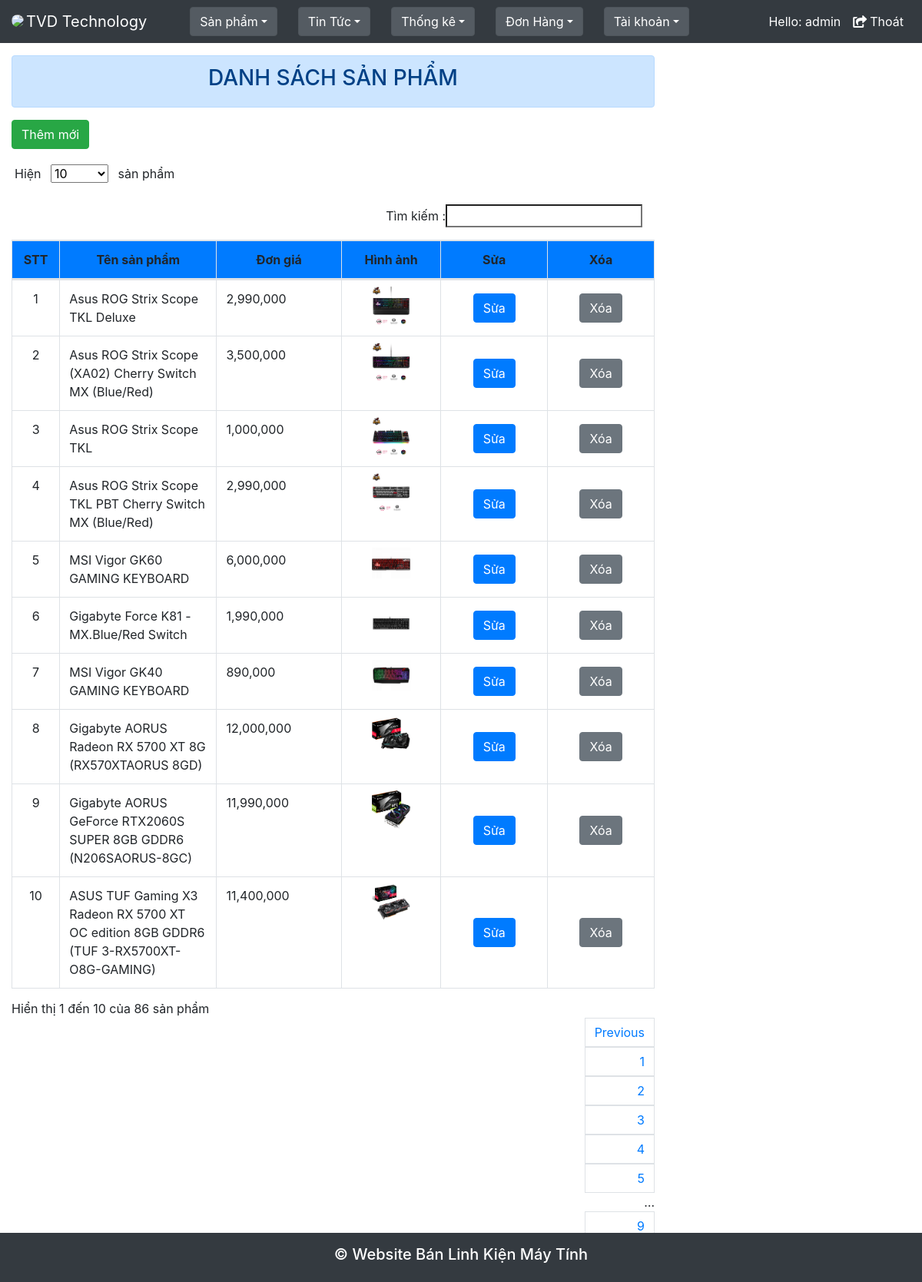
Screenshot of /Admin/index.php?nc=nhapsp (signed in) with the database file from the repository.
### tables this page shows
CREATE TABLE `tbl_dmsp` (
  `ID` int(11) NOT NULL,
  `MaSP` varchar(50) NOT NULL,
  `TenSP` varchar(100) NOT NULL,
  `DienGiai` longtext NOT NULL,
  `DonGia` decimal(10,0) NOT NULL,
  `SoLuong` int(11) NOT NULL,
  `HinhAnh` varchar(100) NOT NULL,
  `IDLoai` int(11) NOT NULL,
  `IDHang` int(11) NOT NULL,
  `TrangThai` int(11) NOT NULL,
  `SoLuongBan` int(11) DEFAULT NULL,
  `chitiet` longtext NOT NULL
);

### Admin/chuc_nang/quanli_sp/dssp.php (the view, shortened to what this page needs)
<div class="alert alert-primary mt-3 text-center" role="alert">
  <h3>DANH SÁCH SẢN PHẨM</h3>
</div>
<div>
    <a href="index.php?nc=themsp">
        <button class="btn btn-success mr-4 mb-2">Thêm mới</button>
    </a>
</div>
<div class="table-responsive">
    <table id="example" class="table table-bordered table-hover" cellspacing="0">
        <thead>
            <tr class="bg-primary text-center">
                <th style="width: 50px;">STT</th>
                <th style="width: 250px;">Tên sản phẩm</th>
                <th style="width: 250px;">Đơn giá</th>
                <th style="width: 250px;">Hình ảnh</th>
                <th style="width: 250px;">Sửa</th>
                <th style="width: 250px;">Xóa</th>
            </tr>
        </thead>
        <tbody>
        <?php
        $con = mysqli_connect('localhost', 'root', '', 'linhkienmaytinh');
        mysqli_set_charset($con, 'utf8');
        $sql_table_hsx = "SELECT * FROM tbl_dmsp order by MaSP DESC";
        $kq = mysqli_query($con, $sql_table_hsx);
        $i = 1;
        while ($row = mysqli_fetch_assoc($kq)) {
            ?>
            <tr>
                <td class="text-center"><?php echo $i; ?></td>
                <td><?php echo $row['TenSP']; ?></td>
                <td><?php echo number_format($row['DonGia']); ?></td>
                <td class='p-2 text-center'><img src="../<?php echo $row['HinhAnh']; ?>" style="width:50px;"></td>
                <td style="vertical-align: middle; text-align: center;">
                    <a href="index.php?nc=suasp&id=<?php echo $row['ID']; ?>">
                        <button class="btn btn-primary">Sửa</button>
                    </a>
                </td>
                <td style="vertical-align: middle; text-align: center;">
                    <a onclick="return confirm('Bạn có chắc là muốn xóa sản phẩm này không?');" href="index.php?nc=nhapsp&action=delete&id=<?php echo $row['ID']; ?>">
                        <button class="btn btn-secondary">Xóa</button>
                    </a>
                </td>
            </tr>
        <?php
            $i++;
        }
        ?>
        </tbody>
    </table>
    </div>

### rows the page displays
tbl_dmsp: TenSP "Asus ROG Strix Scope TKL Deluxe", DonGia "2,990,000", HinhAnh (picture)
tbl_dmsp: TenSP "Asus ROG Strix Scope (XA02) Cherry Switch MX (Blue/Red)", DonGia "3,500,000", HinhAnh (picture)
tbl_dmsp: TenSP "Asus ROG Strix Scope TKL", DonGia "1,000,000", HinhAnh (picture)
tbl_dmsp: TenSP "Asus ROG Strix Scope TKL PBT Cherry Switch MX (Blue/Red)", DonGia "2,990,000", HinhAnh (picture)
tbl_dmsp: TenSP "MSI Vigor GK60 GAMING KEYBOARD", DonGia "6,000,000", HinhAnh (picture)
tbl_dmsp: TenSP "Gigabyte Force K81 - MX.Blue/Red Switch", DonGia "1,990,000", HinhAnh (picture)
tbl_dmsp: TenSP "MSI Vigor GK40 GAMING KEYBOARD", DonGia "890,000", HinhAnh (picture)
tbl_dmsp: TenSP "Gigabyte AORUS Radeon RX 5700 XT 8G (RX570XTAORUS 8GD)", DonGia "12,000,000", HinhAnh (picture)
tbl_dmsp: TenSP "Gigabyte AORUS GeForce RTX2060S SUPER 8GB GDDR6 (N206SAORUS-8GC)", DonGia "11,990,000", HinhAnh (picture)
tbl_dmsp: TenSP "ASUS TUF Gaming X3 Radeon RX 5700 XT OC edition 8GB GDDR6 (TUF 3-RX5700XT-O8G-GAMING)", DonGia "11,400,000", HinhAnh (picture)

### other values shown
$_SESSION['tendnadmin'] "admin"
